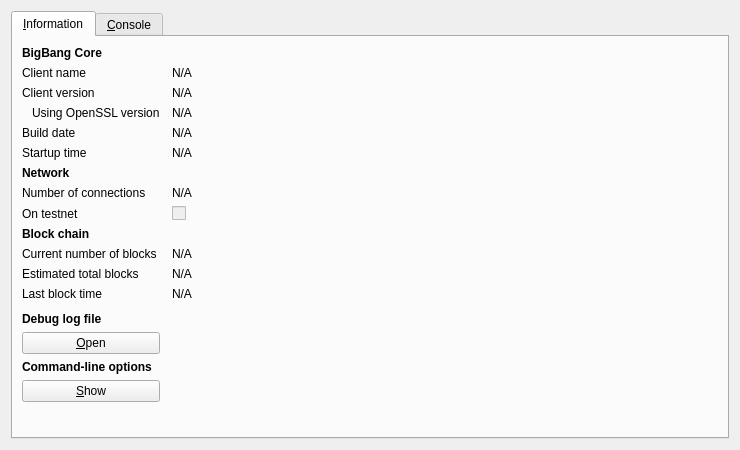
<?xml version="1.0" encoding="UTF-8"?>
<ui version="4.0">
 <class>RPCConsole</class>
 <widget class="QDialog" name="RPCConsole">
  <property name="geometry">
   <rect>
    <x>0</x>
    <y>0</y>
    <width>740</width>
    <height>450</height>
   </rect>
  </property>
  <property name="windowTitle">
   <string>BigBang - Debug window</string>
  </property>
  <layout class="QVBoxLayout" name="verticalLayout_2">
   <item>
    <widget class="QTabWidget" name="tabWidget">
     <property name="currentIndex">
      <number>0</number>
     </property>
     <widget class="QWidget" name="tab_info">
      <attribute name="title">
       <string>&amp;Information</string>
      </attribute>
      <layout class="QGridLayout" name="gridLayout" columnstretch="0,1">
       <property name="horizontalSpacing">
        <number>12</number>
       </property>
       <item row="0" column="0">
        <widget class="QLabel" name="label_9">
         <property name="font">
          <font>
           <weight>75</weight>
           <bold>true</bold>
          </font>
         </property>
         <property name="text">
          <string>BigBang Core</string>
         </property>
        </widget>
       </item>
       <item row="1" column="0">
        <widget class="QLabel" name="label_5">
         <property name="text">
          <string>Client name</string>
         </property>
        </widget>
       </item>
       <item row="1" column="1">
        <widget class="QLabel" name="clientName">
         <property name="cursor">
          <cursorShape>IBeamCursor</cursorShape>
         </property>
         <property name="text">
          <string>N/A</string>
         </property>
         <property name="textFormat">
          <enum>Qt::PlainText</enum>
         </property>
         <property name="textInteractionFlags">
          <set>Qt::LinksAccessibleByMouse|Qt::TextSelectableByKeyboard|Qt::TextSelectableByMouse</set>
         </property>
        </widget>
       </item>
       <item row="2" column="0">
        <widget class="QLabel" name="label_6">
         <property name="text">
          <string>Client version</string>
         </property>
        </widget>
       </item>
       <item row="2" column="1">
        <widget class="QLabel" name="clientVersion">
         <property name="cursor">
          <cursorShape>IBeamCursor</cursorShape>
         </property>
         <property name="text">
          <string>N/A</string>
         </property>
         <property name="textFormat">
          <enum>Qt::PlainText</enum>
         </property>
         <property name="textInteractionFlags">
          <set>Qt::LinksAccessibleByMouse|Qt::TextSelectableByKeyboard|Qt::TextSelectableByMouse</set>
         </property>
        </widget>
       </item>
       <item row="3" column="0">
        <widget class="QLabel" name="label_14">
         <property name="text">
          <string>Using OpenSSL version</string>
         </property>
         <property name="indent">
          <number>10</number>
         </property>
        </widget>
       </item>
       <item row="3" column="1">
        <widget class="QLabel" name="openSSLVersion">
         <property name="cursor">
          <cursorShape>IBeamCursor</cursorShape>
         </property>
         <property name="text">
          <string>N/A</string>
         </property>
         <property name="textFormat">
          <enum>Qt::PlainText</enum>
         </property>
         <property name="textInteractionFlags">
          <set>Qt::LinksAccessibleByMouse|Qt::TextSelectableByKeyboard|Qt::TextSelectableByMouse</set>
         </property>
        </widget>
       </item>
       <item row="4" column="0">
        <widget class="QLabel" name="label_12">
         <property name="text">
          <string>Build date</string>
         </property>
        </widget>
       </item>
       <item row="4" column="1">
        <widget class="QLabel" name="buildDate">
         <property name="cursor">
          <cursorShape>IBeamCursor</cursorShape>
         </property>
         <property name="text">
          <string>N/A</string>
         </property>
         <property name="textFormat">
          <enum>Qt::PlainText</enum>
         </property>
         <property name="textInteractionFlags">
          <set>Qt::LinksAccessibleByMouse|Qt::TextSelectableByKeyboard|Qt::TextSelectableByMouse</set>
         </property>
        </widget>
       </item>
       <item row="5" column="0">
        <widget class="QLabel" name="label_13">
         <property name="text">
          <string>Startup time</string>
         </property>
        </widget>
       </item>
       <item row="5" column="1">
        <widget class="QLabel" name="startupTime">
         <property name="cursor">
          <cursorShape>IBeamCursor</cursorShape>
         </property>
         <property name="text">
          <string>N/A</string>
         </property>
         <property name="textFormat">
          <enum>Qt::PlainText</enum>
         </property>
         <property name="textInteractionFlags">
          <set>Qt::LinksAccessibleByMouse|Qt::TextSelectableByKeyboard|Qt::TextSelectableByMouse</set>
         </property>
        </widget>
       </item>
       <item row="6" column="0">
        <widget class="QLabel" name="label_11">
         <property name="font">
          <font>
           <weight>75</weight>
           <bold>true</bold>
          </font>
         </property>
         <property name="text">
          <string>Network</string>
         </property>
        </widget>
       </item>
       <item row="7" column="0">
        <widget class="QLabel" name="label_7">
         <property name="text">
          <string>Number of connections</string>
         </property>
        </widget>
       </item>
       <item row="7" column="1">
        <widget class="QLabel" name="numberOfConnections">
         <property name="cursor">
          <cursorShape>IBeamCursor</cursorShape>
         </property>
         <property name="text">
          <string>N/A</string>
         </property>
         <property name="textFormat">
          <enum>Qt::PlainText</enum>
         </property>
         <property name="textInteractionFlags">
          <set>Qt::LinksAccessibleByMouse|Qt::TextSelectableByKeyboard|Qt::TextSelectableByMouse</set>
         </property>
        </widget>
       </item>
       <item row="8" column="0">
        <widget class="QLabel" name="label_8">
         <property name="text">
          <string>On testnet</string>
         </property>
        </widget>
       </item>
       <item row="8" column="1">
        <widget class="QCheckBox" name="isTestNet">
         <property name="enabled">
          <bool>false</bool>
         </property>
         <property name="text">
          <string/>
         </property>
        </widget>
       </item>
       <item row="9" column="0">
        <widget class="QLabel" name="label_10">
         <property name="font">
          <font>
           <weight>75</weight>
           <bold>true</bold>
          </font>
         </property>
         <property name="text">
          <string>Block chain</string>
         </property>
        </widget>
       </item>
       <item row="10" column="0">
        <widget class="QLabel" name="label_3">
         <property name="text">
          <string>Current number of blocks</string>
         </property>
        </widget>
       </item>
       <item row="10" column="1">
        <widget class="QLabel" name="numberOfBlocks">
         <property name="cursor">
          <cursorShape>IBeamCursor</cursorShape>
         </property>
         <property name="text">
          <string>N/A</string>
         </property>
         <property name="textFormat">
          <enum>Qt::PlainText</enum>
         </property>
         <property name="textInteractionFlags">
          <set>Qt::LinksAccessibleByMouse|Qt::TextSelectableByKeyboard|Qt::TextSelectableByMouse</set>
         </property>
        </widget>
       </item>
       <item row="11" column="0">
        <widget class="QLabel" name="label_4">
         <property name="text">
          <string>Estimated total blocks</string>
         </property>
        </widget>
       </item>
       <item row="11" column="1">
        <widget class="QLabel" name="totalBlocks">
         <property name="cursor">
          <cursorShape>IBeamCursor</cursorShape>
         </property>
         <property name="text">
          <string>N/A</string>
         </property>
         <property name="textFormat">
          <enum>Qt::PlainText</enum>
         </property>
         <property name="textInteractionFlags">
          <set>Qt::LinksAccessibleByMouse|Qt::TextSelectableByKeyboard|Qt::TextSelectableByMouse</set>
         </property>
        </widget>
       </item>
       <item row="12" column="0">
        <widget class="QLabel" name="label_2">
         <property name="text">
          <string>Last block time</string>
         </property>
        </widget>
       </item>
       <item row="12" column="1">
        <widget class="QLabel" name="lastBlockTime">
         <property name="cursor">
          <cursorShape>IBeamCursor</cursorShape>
         </property>
         <property name="text">
          <string>N/A</string>
         </property>
         <property name="textFormat">
          <enum>Qt::PlainText</enum>
         </property>
         <property name="textInteractionFlags">
          <set>Qt::LinksAccessibleByMouse|Qt::TextSelectableByKeyboard|Qt::TextSelectableByMouse</set>
         </property>
        </widget>
       </item>
       <item row="13" column="0">
        <spacer name="verticalSpacer_2">
         <property name="orientation">
          <enum>Qt::Vertical</enum>
         </property>
         <property name="sizeHint" stdset="0">
          <size>
           <width>20</width>
           <height>20</height>
          </size>
         </property>
        </spacer>
       </item>
       <item row="14" column="0">
        <widget class="QLabel" name="labelDebugLogfile">
         <property name="font">
          <font>
           <weight>75</weight>
           <bold>true</bold>
          </font>
         </property>
         <property name="text">
          <string>Debug log file</string>
         </property>
        </widget>
       </item>
       <item row="15" column="0">
        <widget class="QPushButton" name="openDebugLogfileButton">
         <property name="toolTip">
          <string>Open the BigBang debug log file from the current data directory. This can take a few seconds for large log files.</string>
         </property>
         <property name="text">
          <string>&amp;Open</string>
         </property>
         <property name="autoDefault">
          <bool>false</bool>
         </property>
        </widget>
       </item>
       <item row="16" column="0">
        <widget class="QLabel" name="labelCLOptions">
         <property name="font">
          <font>
           <weight>75</weight>
           <bold>true</bold>
          </font>
         </property>
         <property name="text">
          <string>Command-line options</string>
         </property>
        </widget>
       </item>
       <item row="17" column="0">
        <widget class="QPushButton" name="showCLOptionsButton">
         <property name="toolTip">
          <string>Show the BigBang-Qt help message to get a list with possible BigBang command-line options.</string>
         </property>
         <property name="text">
          <string>&amp;Show</string>
         </property>
         <property name="autoDefault">
          <bool>false</bool>
         </property>
        </widget>
       </item>
       <item row="18" column="0">
        <spacer name="verticalSpacer">
         <property name="orientation">
          <enum>Qt::Vertical</enum>
         </property>
         <property name="sizeHint" stdset="0">
          <size>
           <width>20</width>
           <height>40</height>
          </size>
         </property>
        </spacer>
       </item>
      </layout>
     </widget>
     <widget class="QWidget" name="tab_console">
      <attribute name="title">
       <string>&amp;Console</string>
      </attribute>
      <layout class="QVBoxLayout" name="verticalLayout_3">
       <property name="spacing">
        <number>3</number>
       </property>
       <item>
        <widget class="QTextEdit" name="messagesWidget">
         <property name="minimumSize">
          <size>
           <width>0</width>
           <height>100</height>
          </size>
         </property>
         <property name="readOnly">
          <bool>true</bool>
         </property>
         <property name="tabKeyNavigation" stdset="0">
          <bool>false</bool>
         </property>
         <property name="columnCount" stdset="0">
          <number>2</number>
         </property>
        </widget>
       </item>
       <item>
        <layout class="QHBoxLayout" name="horizontalLayout">
         <property name="spacing">
          <number>3</number>
         </property>
         <item>
          <widget class="QLabel" name="label">
           <property name="text">
            <string notr="true">&gt;</string>
           </property>
          </widget>
         </item>
         <item>
          <widget class="QLineEdit" name="lineEdit"/>
         </item>
         <item>
          <widget class="QPushButton" name="clearButton">
           <property name="maximumSize">
            <size>
             <width>24</width>
             <height>24</height>
            </size>
           </property>
           <property name="toolTip">
            <string>Clear console</string>
           </property>
           <property name="text">
            <string/>
           </property>
           <property name="icon">
            <iconset resource="../bitcoin.qrc">
             <normaloff>:/icons/remove</normaloff>:/icons/remove</iconset>
           </property>
           <property name="shortcut">
            <string notr="true">Ctrl+L</string>
           </property>
           <property name="autoDefault">
            <bool>false</bool>
           </property>
          </widget>
         </item>
        </layout>
       </item>
      </layout>
     </widget>
    </widget>
   </item>
  </layout>
 </widget>
 <resources>
  <include location="../bitcoin.qrc"/>
 </resources>
 <connections/>
</ui>
